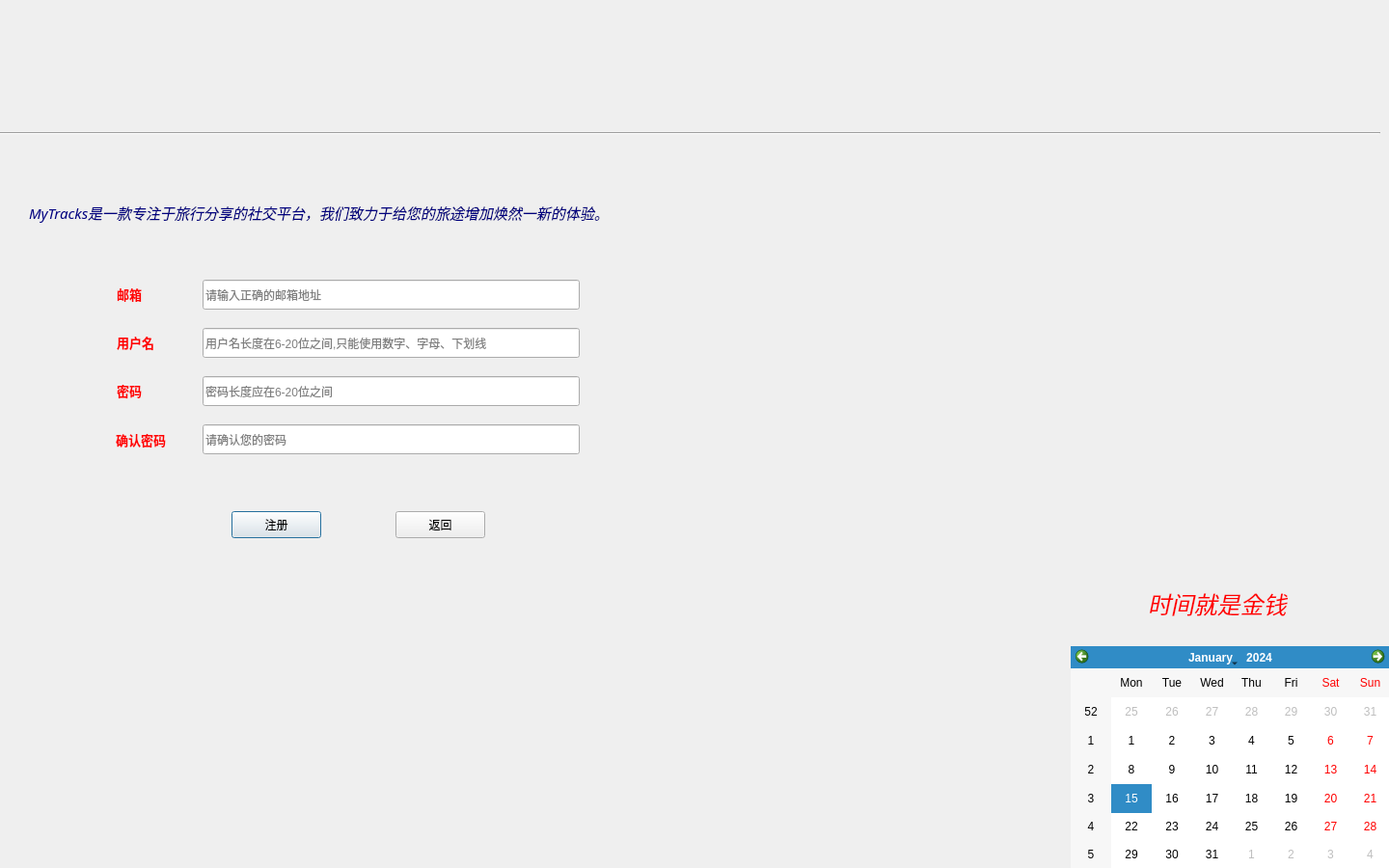
<?xml version="1.0" encoding="UTF-8"?>
<ui version="4.0">
 <class>Signup</class>
 <widget class="QDialog" name="Signup">
  <property name="geometry">
   <rect>
    <x>0</x>
    <y>0</y>
    <width>1440</width>
    <height>900</height>
   </rect>
  </property>
  <property name="windowTitle">
   <string>Dialog</string>
  </property>
  <widget class="QLabel" name="mail">
   <property name="geometry">
    <rect>
     <x>121</x>
     <y>295</y>
     <width>81</width>
     <height>20</height>
    </rect>
   </property>
   <property name="font">
    <font>
     <family>楷体</family>
     <pointsize>10</pointsize>
     <weight>75</weight>
     <bold>true</bold>
    </font>
   </property>
   <property name="styleSheet">
    <string notr="true">color: rgb(255, 0, 0);</string>
   </property>
   <property name="text">
    <string>邮箱</string>
   </property>
  </widget>
  <widget class="QLabel" name="username">
   <property name="geometry">
    <rect>
     <x>121</x>
     <y>345</y>
     <width>81</width>
     <height>20</height>
    </rect>
   </property>
   <property name="font">
    <font>
     <family>楷体</family>
     <pointsize>10</pointsize>
     <weight>75</weight>
     <bold>true</bold>
    </font>
   </property>
   <property name="styleSheet">
    <string notr="true">color: rgb(255, 0, 0);</string>
   </property>
   <property name="text">
    <string>用户名</string>
   </property>
  </widget>
  <widget class="QLabel" name="passwd">
   <property name="geometry">
    <rect>
     <x>121</x>
     <y>394</y>
     <width>81</width>
     <height>21</height>
    </rect>
   </property>
   <property name="font">
    <font>
     <family>楷体</family>
     <pointsize>10</pointsize>
     <weight>75</weight>
     <bold>true</bold>
    </font>
   </property>
   <property name="styleSheet">
    <string notr="true">color: rgb(255, 0, 0);</string>
   </property>
   <property name="text">
    <string>密码</string>
   </property>
  </widget>
  <widget class="QLabel" name="passwd_again">
   <property name="geometry">
    <rect>
     <x>120</x>
     <y>445</y>
     <width>91</width>
     <height>21</height>
    </rect>
   </property>
   <property name="font">
    <font>
     <family>楷体</family>
     <pointsize>10</pointsize>
     <weight>75</weight>
     <bold>true</bold>
    </font>
   </property>
   <property name="styleSheet">
    <string notr="true">color: rgb(255, 0, 0);</string>
   </property>
   <property name="text">
    <string>确认密码</string>
   </property>
  </widget>
  <widget class="QPushButton" name="signup">
   <property name="geometry">
    <rect>
     <x>240</x>
     <y>530</y>
     <width>93</width>
     <height>28</height>
    </rect>
   </property>
   <property name="text">
    <string>注册</string>
   </property>
  </widget>
  <widget class="QLineEdit" name="mailEdit">
   <property name="geometry">
    <rect>
     <x>210</x>
     <y>290</y>
     <width>391</width>
     <height>31</height>
    </rect>
   </property>
   <property name="styleSheet">
    <string notr="true"/>
   </property>
   <property name="placeholderText">
    <string>请输入正确的邮箱地址</string>
   </property>
  </widget>
  <widget class="QLineEdit" name="usernameEdit">
   <property name="geometry">
    <rect>
     <x>210</x>
     <y>340</y>
     <width>391</width>
     <height>31</height>
    </rect>
   </property>
   <property name="styleSheet">
    <string notr="true"/>
   </property>
   <property name="placeholderText">
    <string>用户名长度在6-20位之间,只能使用数字、字母、下划线</string>
   </property>
  </widget>
  <widget class="QLineEdit" name="passwdEdit">
   <property name="geometry">
    <rect>
     <x>210</x>
     <y>390</y>
     <width>391</width>
     <height>31</height>
    </rect>
   </property>
   <property name="styleSheet">
    <string notr="true"/>
   </property>
   <property name="echoMode">
    <enum>QLineEdit::Password</enum>
   </property>
   <property name="placeholderText">
    <string>密码长度应在6-20位之间</string>
   </property>
  </widget>
  <widget class="QLineEdit" name="passwd_againEdit">
   <property name="geometry">
    <rect>
     <x>210</x>
     <y>440</y>
     <width>391</width>
     <height>31</height>
    </rect>
   </property>
   <property name="styleSheet">
    <string notr="true"/>
   </property>
   <property name="echoMode">
    <enum>QLineEdit::Password</enum>
   </property>
   <property name="placeholderText">
    <string>请确认您的密码</string>
   </property>
  </widget>
  <widget class="QCalendarWidget" name="calendarWidget">
   <property name="geometry">
    <rect>
     <x>1110</x>
     <y>670</y>
     <width>331</width>
     <height>231</height>
    </rect>
   </property>
   <property name="styleSheet">
    <string notr="true"/>
   </property>
  </widget>
  <widget class="Line" name="line">
   <property name="geometry">
    <rect>
     <x>-10</x>
     <y>130</y>
     <width>1441</width>
     <height>16</height>
    </rect>
   </property>
   <property name="orientation">
    <enum>Qt::Horizontal</enum>
   </property>
  </widget>
  <widget class="QPushButton" name="goback">
   <property name="geometry">
    <rect>
     <x>410</x>
     <y>530</y>
     <width>93</width>
     <height>28</height>
    </rect>
   </property>
   <property name="text">
    <string>返回</string>
   </property>
  </widget>
  <widget class="QLabel" name="label">
   <property name="geometry">
    <rect>
     <x>1190</x>
     <y>600</y>
     <width>221</width>
     <height>51</height>
    </rect>
   </property>
   <property name="font">
    <font>
     <family>楷体</family>
     <pointsize>18</pointsize>
     <italic>true</italic>
    </font>
   </property>
   <property name="styleSheet">
    <string notr="true">color: rgb(255, 0, 0);</string>
   </property>
   <property name="text">
    <string>时间就是金钱</string>
   </property>
  </widget>
  <widget class="QLabel" name="introduction">
   <property name="geometry">
    <rect>
     <x>30</x>
     <y>200</y>
     <width>751</width>
     <height>41</height>
    </rect>
   </property>
   <property name="font">
    <font>
     <family>幼圆</family>
     <pointsize>11</pointsize>
     <italic>true</italic>
    </font>
   </property>
   <property name="styleSheet">
    <string notr="true">color: rgb(0, 0, 127);</string>
   </property>
   <property name="text">
    <string>MyTracks是一款专注于旅行分享的社交平台，我们致力于给您的旅途增加焕然一新的体验。</string>
   </property>
  </widget>
 </widget>
 <resources/>
 <connections/>
</ui>
